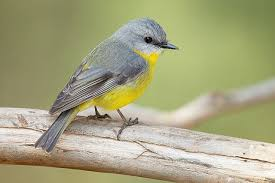
#> input picture 07-edge-detection/bird.jpeg, 275 x 183 px
$ python main.py
#> lines starting #> are read from the running program, lines starting #| are printed output that depends on the picture; after the words box and inside, x2 and y2 are one past the last pixel; in counts of white or black regions, pixels touching at a corner belong together
import os

import cv2
import numpy as np


img = cv2.imread(os.path.join(".", "bird.jpeg"))
#> img is the input picture: shape (183, 275, 3); mean B, G, R 127.7, 164.8, 166

img_edge = cv2.Canny(img, 100, 200)
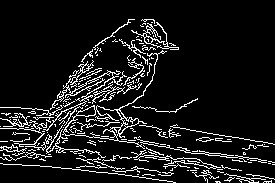
#> img_edge: shape (183, 275); 10% white in thin lines or dots, all inside (x1, y1, x2, y2) = (0, 19, 275, 183)

img_edge_d = cv2.dilate(img_edge, np.ones((3, 3), dtype=np.int8)) # make edge more dilate (thick)
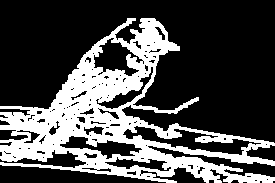
#> img_edge_d: shape (183, 275); 29.7% white; 1 white region, box (x1, y1, x2, y2) and area: (0, 18, 275, 183) 14925

img_edge_e = cv2.erode(img_edge_d, np.ones((3, 3), dtype=np.int8))
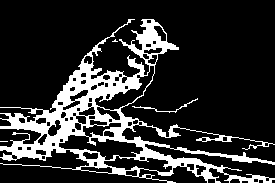
#> img_edge_e: shape (183, 275); 18.2% white; 4 white regions (2 under 20 px), largest, box (x1, y1, x2, y2) and area: (0, 19, 275, 183) 9067, (132, 98, 198, 113) 95

cv2.imshow("img", img)
cv2.imshow("img_edge", img_edge)
cv2.imshow("img_edge_d", img_edge_d)
cv2.imshow("img_edge_e", img_edge_e)
cv2.waitKey(0)
